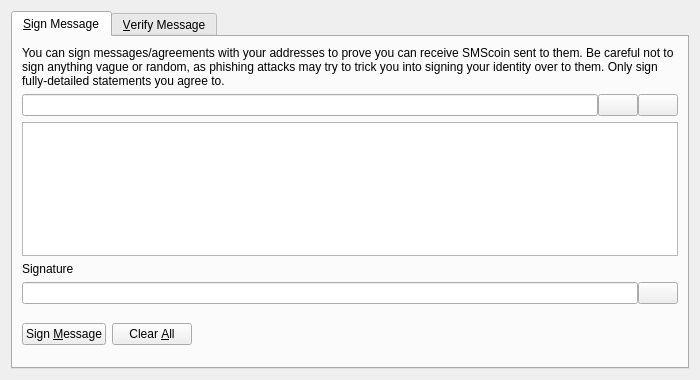
<?xml version="1.0" encoding="UTF-8"?>
<ui version="4.0">
 <class>SignVerifyMessageDialog</class>
 <widget class="QDialog" name="SignVerifyMessageDialog">
  <property name="geometry">
   <rect>
    <x>0</x>
    <y>0</y>
    <width>700</width>
    <height>380</height>
   </rect>
  </property>
  <property name="windowTitle">
   <string>Signatures - Sign / Verify a Message</string>
  </property>
  <property name="modal">
   <bool>true</bool>
  </property>
  <layout class="QVBoxLayout" name="verticalLayout">
   <item>
    <widget class="QTabWidget" name="tabWidget">
     <property name="currentIndex">
      <number>0</number>
     </property>
     <widget class="QWidget" name="tabSignMessage">
      <attribute name="title">
       <string>&amp;Sign Message</string>
      </attribute>
      <layout class="QVBoxLayout" name="verticalLayout_SM">
       <item>
        <widget class="QLabel" name="infoLabel_SM">
         <property name="text">
          <string>You can sign messages/agreements with your addresses to prove you can receive SMScoin sent to them. Be careful not to sign anything vague or random, as phishing attacks may try to trick you into signing your identity over to them. Only sign fully-detailed statements you agree to.</string>
         </property>
         <property name="textFormat">
          <enum>Qt::PlainText</enum>
         </property>
         <property name="wordWrap">
          <bool>true</bool>
         </property>
        </widget>
       </item>
       <item>
        <layout class="QHBoxLayout" name="horizontalLayout_1_SM">
         <property name="spacing">
          <number>0</number>
         </property>
         <item>
          <widget class="QValidatedLineEdit" name="addressIn_SM">
           <property name="toolTip">
            <string>The SMScoin address to sign the message with</string>
           </property>
          </widget>
         </item>
         <item>
          <widget class="QPushButton" name="addressBookButton_SM">
           <property name="toolTip">
            <string>Choose previously used address</string>
           </property>
           <property name="text">
            <string/>
           </property>
           <property name="shortcut">
            <string>Alt+A</string>
           </property>
           <property name="autoDefault">
            <bool>false</bool>
           </property>
          </widget>
         </item>
         <item>
          <widget class="QPushButton" name="pasteButton_SM">
           <property name="toolTip">
            <string>Paste address from clipboard</string>
           </property>
           <property name="text">
            <string/>
           </property>
           <property name="shortcut">
            <string>Alt+P</string>
           </property>
           <property name="autoDefault">
            <bool>false</bool>
           </property>
          </widget>
         </item>
        </layout>
       </item>
       <item>
        <widget class="QPlainTextEdit" name="messageIn_SM">
         <property name="toolTip">
          <string>Enter the message you want to sign here</string>
         </property>
        </widget>
       </item>
       <item>
        <widget class="QLabel" name="signatureLabel_SM">
         <property name="text">
          <string>Signature</string>
         </property>
         <property name="textFormat">
          <enum>Qt::PlainText</enum>
         </property>
        </widget>
       </item>
       <item>
        <layout class="QHBoxLayout" name="horizontalLayout_2_SM">
         <property name="spacing">
          <number>0</number>
         </property>
         <item>
          <widget class="QLineEdit" name="signatureOut_SM">
           <property name="font">
            <font>
             <italic>true</italic>
            </font>
           </property>
           <property name="readOnly">
            <bool>true</bool>
           </property>
          </widget>
         </item>
         <item>
          <widget class="QPushButton" name="copySignatureButton_SM">
           <property name="toolTip">
            <string>Copy the current signature to the system clipboard</string>
           </property>
           <property name="text">
            <string/>
           </property>
           <property name="autoDefault">
            <bool>false</bool>
           </property>
          </widget>
         </item>
        </layout>
       </item>
       <item>
        <layout class="QHBoxLayout" name="horizontalLayout_3_SM">
         <item>
          <widget class="QPushButton" name="signMessageButton_SM">
           <property name="toolTip">
            <string>Sign the message to prove you own this SMScoin address</string>
           </property>
           <property name="text">
            <string>Sign &amp;Message</string>
           </property>
           <property name="autoDefault">
            <bool>false</bool>
           </property>
          </widget>
         </item>
         <item>
          <widget class="QPushButton" name="clearButton_SM">
           <property name="toolTip">
            <string>Reset all sign message fields</string>
           </property>
           <property name="text">
            <string>Clear &amp;All</string>
           </property>
           <property name="autoDefault">
            <bool>false</bool>
           </property>
          </widget>
         </item>
         <item>
          <spacer name="horizontalSpacer_1_SM">
           <property name="orientation">
            <enum>Qt::Horizontal</enum>
           </property>
           <property name="sizeHint" stdset="0">
            <size>
             <width>40</width>
             <height>48</height>
            </size>
           </property>
          </spacer>
         </item>
         <item>
          <widget class="QLabel" name="statusLabel_SM">
           <property name="font">
            <font>
             <weight>75</weight>
             <bold>true</bold>
            </font>
           </property>
           <property name="text">
            <string/>
           </property>
           <property name="wordWrap">
            <bool>true</bool>
           </property>
          </widget>
         </item>
         <item>
          <spacer name="horizontalSpacer_2_SM">
           <property name="orientation">
            <enum>Qt::Horizontal</enum>
           </property>
           <property name="sizeHint" stdset="0">
            <size>
             <width>40</width>
             <height>48</height>
            </size>
           </property>
          </spacer>
         </item>
        </layout>
       </item>
      </layout>
     </widget>
     <widget class="QWidget" name="tabVerifyMessage">
      <attribute name="title">
       <string>&amp;Verify Message</string>
      </attribute>
      <layout class="QVBoxLayout" name="verticalLayout_VM">
       <item>
        <widget class="QLabel" name="infoLabel_VM">
         <property name="text">
          <string>Enter the receiver's address, message (ensure you copy line breaks, spaces, tabs, etc. exactly) and signature below to verify the message. Be careful not to read more into the signature than what is in the signed message itself, to avoid being tricked by a man-in-the-middle attack. Note that this only proves the signing party receives with the address, it cannot prove sendership of any transaction!</string>
         </property>
         <property name="textFormat">
          <enum>Qt::PlainText</enum>
         </property>
         <property name="alignment">
          <set>Qt::AlignLeading|Qt::AlignLeft|Qt::AlignTop</set>
         </property>
         <property name="wordWrap">
          <bool>true</bool>
         </property>
        </widget>
       </item>
       <item>
        <layout class="QHBoxLayout" name="horizontalLayout_1_VM">
         <property name="spacing">
          <number>0</number>
         </property>
         <item>
          <widget class="QValidatedLineEdit" name="addressIn_VM">
           <property name="toolTip">
            <string>The SMScoin address the message was signed with</string>
           </property>
          </widget>
         </item>
         <item>
          <widget class="QPushButton" name="addressBookButton_VM">
           <property name="toolTip">
            <string>Choose previously used address</string>
           </property>
           <property name="text">
            <string/>
           </property>
           <property name="shortcut">
            <string>Alt+A</string>
           </property>
           <property name="autoDefault">
            <bool>false</bool>
           </property>
          </widget>
         </item>
        </layout>
       </item>
       <item>
        <widget class="QPlainTextEdit" name="messageIn_VM"/>
       </item>
       <item>
        <widget class="QValidatedLineEdit" name="signatureIn_VM"/>
       </item>
       <item>
        <layout class="QHBoxLayout" name="horizontalLayout_2_VM">
         <item>
          <widget class="QPushButton" name="verifyMessageButton_VM">
           <property name="toolTip">
            <string>Verify the message to ensure it was signed with the specified SMScoin address</string>
           </property>
           <property name="text">
            <string>Verify &amp;Message</string>
           </property>
           <property name="autoDefault">
            <bool>false</bool>
           </property>
          </widget>
         </item>
         <item>
          <widget class="QPushButton" name="clearButton_VM">
           <property name="toolTip">
            <string>Reset all verify message fields</string>
           </property>
           <property name="text">
            <string>Clear &amp;All</string>
           </property>
           <property name="autoDefault">
            <bool>false</bool>
           </property>
          </widget>
         </item>
         <item>
          <spacer name="horizontalSpacer_1_VM">
           <property name="orientation">
            <enum>Qt::Horizontal</enum>
           </property>
           <property name="sizeHint" stdset="0">
            <size>
             <width>40</width>
             <height>48</height>
            </size>
           </property>
          </spacer>
         </item>
         <item>
          <widget class="QLabel" name="statusLabel_VM">
           <property name="font">
            <font>
             <weight>75</weight>
             <bold>true</bold>
            </font>
           </property>
           <property name="text">
            <string/>
           </property>
           <property name="wordWrap">
            <bool>true</bool>
           </property>
          </widget>
         </item>
         <item>
          <spacer name="horizontalSpacer_2_VM">
           <property name="orientation">
            <enum>Qt::Horizontal</enum>
           </property>
           <property name="sizeHint" stdset="0">
            <size>
             <width>40</width>
             <height>48</height>
            </size>
           </property>
          </spacer>
         </item>
        </layout>
       </item>
      </layout>
     </widget>
    </widget>
   </item>
  </layout>
 </widget>
 <customwidgets>
  <customwidget>
   <class>QValidatedLineEdit</class>
   <extends>QLineEdit</extends>
   <header>qvalidatedlineedit.h</header>
  </customwidget>
 </customwidgets>
 <resources>
  <include location="../moondex.qrc"/>
 </resources>
 <connections/>
</ui>
